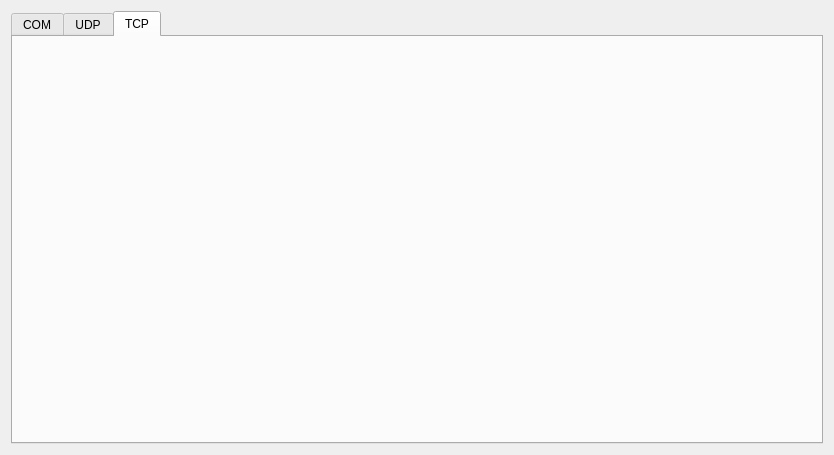
<?xml version="1.0" encoding="UTF-8"?>
<ui version="4.0">
 <class>SAKOtherTransmissionPageViewer</class>
 <widget class="QWidget" name="SAKOtherTransmissionPageViewer">
  <property name="geometry">
   <rect>
    <x>0</x>
    <y>0</y>
    <width>834</width>
    <height>455</height>
   </rect>
  </property>
  <property name="windowTitle">
   <string>Data transmition</string>
  </property>
  <layout class="QVBoxLayout" name="verticalLayout">
   <item>
    <widget class="QTabWidget" name="tabWidget">
     <property name="currentIndex">
      <number>2</number>
     </property>
     <widget class="QWidget" name="serialPortWidget">
      <attribute name="title">
       <string>COM</string>
      </attribute>
     </widget>
     <widget class="QWidget" name="udpWidget">
      <attribute name="title">
       <string>UDP</string>
      </attribute>
     </widget>
     <widget class="QWidget" name="tcpWidget">
      <attribute name="title">
       <string>TCP</string>
      </attribute>
     </widget>
    </widget>
   </item>
  </layout>
 </widget>
 <resources/>
 <connections/>
</ui>
